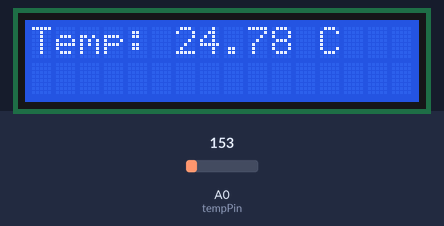
This sketch was run on a simulated Arduino Uno, built with avr-gcc and run on an emulated ATmega328P. Shown: 16×2 character LCD. The test bench sets the inputs (shaded band); at power-on: A0 (tempPin) = 153.

Above: at 1.2 s.
1.3 s: A0 (tempPin) set to 129
At 3.0 s:
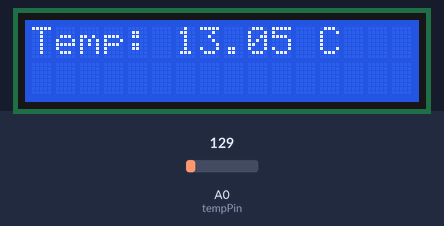
3.5 s: A0 (tempPin) set to 114
At 4.6 s:
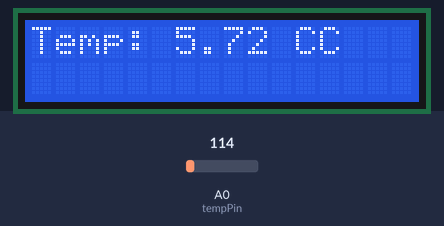
5.5 s: A0 (tempPin) set to 133
At 7.5 s:
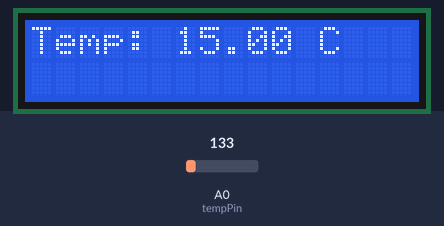
Timing chart, 0 to 9.0 s (numbered marks = the images above; inputs shaded):
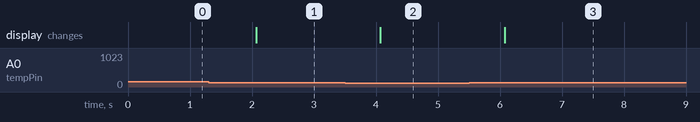

Measured:
- the behaviour switches between 123 and 122 on A0 (tempPin) (found by bisection; images 1 and 2)
- after the input at 1.3 s, the display: changes after 0.77 s (image 1)
- after the input at 3.5 s, the display: changes after 0.57 s (image 2)
- after the input at 5.5 s, the display: changes after 0.57 s (image 3)

The sketch:

digital_temperature_meter1.ino
```cpp
#include <LiquidCrystal.h>

LiquidCrystal lcd(12, 11, 5, 4, 3, 2);  // RS, E, D4, D5, D6, D7

int tempPin = A0; // TMP36 connected to A0

void setup() {
  lcd.begin(16, 2);
  lcd.print("Temp: ");
}

void loop() {
  int reading = analogRead(tempPin);

  // Convert reading to voltage
  float voltage = reading * 5.0 / 1023.0;

  // Convert voltage to Celsius
  float temperatureC = (voltage - 0.5) * 100.0;

  lcd.setCursor(6, 0);
  lcd.print(temperatureC);
  lcd.print(" C");

  delay(1000); // update every second
}
```
